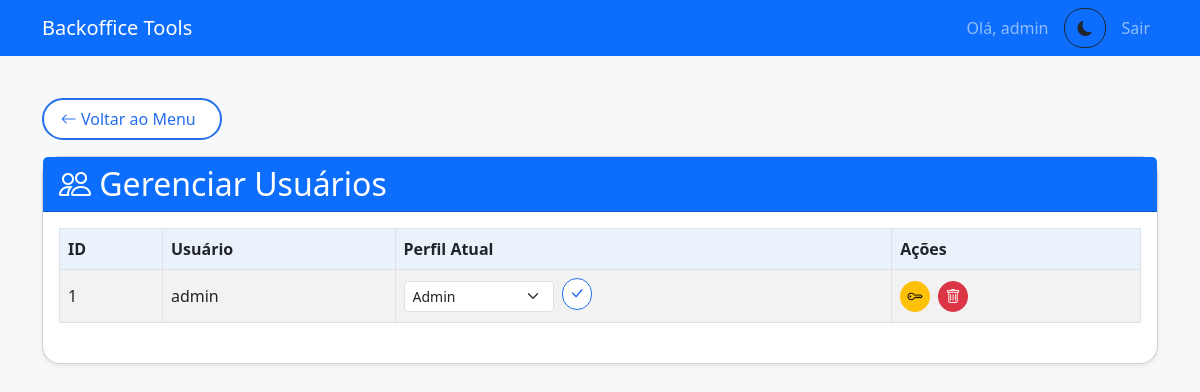
The app's page /manage_users (signed in) with its own data.
### models.py (models this page shows, shortened)
class User(db.Model):
    id = db.Column(db.Integer, primary_key=True)
    username = db.Column(db.String(80), unique=True, nullable=False)
    password_hash = db.Column(db.String(128), nullable=False)
    role_id = db.Column(db.Integer, db.ForeignKey('role.id'), nullable=False)
    role = db.relationship('Role', backref=db.backref('users', lazy=True))

class Role(db.Model):
    id = db.Column(db.Integer, primary_key=True)
    name = db.Column(db.String(80), unique=True, nullable=False)
    can_view_all = db.Column(db.Boolean, default=False)
    can_edit_all = db.Column(db.Boolean, default=False)
    can_upload_all = db.Column(db.Boolean, default=False)
    can_access_pleitos = db.Column(db.Boolean, default=False)
    can_edit_pleitos = db.Column(db.Boolean, default=False)
    can_access_cancelamento = db.Column(db.Boolean, default=False)
    can_access_monitor_juridico = db.Column(db.Boolean, default=False)
    can_edit_monitor_juridico = db.Column(db.Boolean, default=False)
    can_access_sla = db.Column(db.Boolean, default=False)
    can_edit_sla = db.Column(db.Boolean, default=False)
    can_access_correcao_valores = db.Column(db.Boolean, default=False)
    can_edit_correcao_valores = db.Column(db.Boolean, default=False)
    can_access_consulta_cnpj = db.Column(db.Boolean, default=False)
    can_access_logs = db.Column(db.Boolean, default=False)
    can_manage_users = db.Column(db.Boolean, default=False)

### app.py (the view, shortened to what this page needs)
@app.route('/manage_users', methods=['GET', 'POST'])
@permission_required('can_manage_users') # Apenas Admin pode gerenciar usuários
def manage_users():
    users = User.query.options(db.joinedload(User.role)).all() # Carrega usuários com suas roles
    roles = Role.query.all() # Para o dropdown de roles
    return render_template('manage_users.html', users=users, roles=roles)

### app.py (called while the page is built)
def permission_required(permission_name):
    def decorator(f):
        @wraps(f)
        def decorated_function(*args, **kwargs):
            if 'username' not in session:
                flash('Você precisa estar logado para acessar esta funcionalidade.', 'danger')
                return redirect(url_for('login'))
            user = User.query.filter_by(username=session['username']).first()
            if user and hasattr(user.role, permission_name) and getattr(user.role, permission_name):
                return f(*args, **kwargs)
            else:
                flash('Você não tem permissão para realizar esta ação ou acessar esta página.', 'danger')
                return redirect(url_for('menu')) # Ou abort(403)
        return decorated_function
    return decorator

### templates/manage_users.html (shortened to what this page needs)
{% extends "base.html" %}
{% block content %}
<a href="{{ url_for('menu') }}" class="btn btn-outline-primary mb-3">
    <i class="bi bi-arrow-left"></i> Voltar ao Menu
</a>
<div class="card shadow-sm">
    <div class="card-header bg-primary text-white">
        <h2 class="mb-0">
            <i class="bi bi-people"></i> Gerenciar Usuários
        </h2>
    </div>
    <div class="card-body">
        <div class="table-responsive">
            <table class="table table-striped table-bordered align-middle">
                <thead>
                    <tr>
                        <th>ID</th>
                        <th>Usuário</th>
                        <th>Perfil Atual</th>
                        <th>Ações</th>
                    </tr>
                </thead>
                <tbody>
                    {% for user_item in users %}
                    <tr>
                        <td>{{ user_item.id }}</td>
                        <td>{{ user_item.username }}</td>
                        <td>
                            <form action="{{ url_for('manage_users') }}" method="POST" class="d-flex align-items-center">
                                <select name="new_role_id" class="form-select form-select-sm me-2" style="max-width: 150px;">
                                    {% for role_item in roles %}
                                        <option value="{{ role_item.id }}" {% if user_item.role_id == role_item.id %}selected{% endif %}>
                                            {{ role_item.name }}
                                        </option>
                                    {% endfor %}
                                </select>
                                <button type="submit" class="btn btn-outline-primary btn-sm" title="Alterar Perfil">
                                    <i class="bi bi-check-lg"></i>
                                </button>
                            </form>
                        </td>
                        <td>
                            <form action="{{ url_for('manage_users') }}" method="POST" class="d-inline-block me-1">
                                <button type="submit" class="btn btn-warning btn-sm" title="Redefinir Senha">
                                    <i class="bi bi-key"></i>
                                </button>
                            </form>
                            <button type="button" class="btn btn-danger btn-sm" title="Excluir Usuário"
                                data-bs-toggle="modal" data-bs-target="#confirmDeleteModal"
                                data-user-id="{{ user_item.id }}"
                                data-username="{{ user_item.username }}">
                                <i class="bi bi-trash"></i>
                            </button>
                        </td>
                    </tr>
                    {% endfor %}
                </tbody>
            </table>
        </div>
    </div>
</div>
{% endblock %}

### static/styles.css (style rules this page uses)
body { background-color: #f6f8fa; font-family: 'Segoe UI', Arial, sans-serif; }
.card { border-radius: 18px; box-shadow: 0 2px 12px rgba(50, 60, 100, 0.07); }
.card-header { border-radius: 18px 18px 0 0; font-size: 1.15rem; font-weight: 500; }
.table thead th { background-color: #eaf2fb; font-size: 1rem; }
.table td, .table th { vertical-align: middle; }
.btn, .btn-primary, .btn-outline-primary, .btn-outline-info, .btn-outline-success, .btn-outline-warning, .btn-outline-secondary { border-radius: 1.2rem !important; font-weight: 500; font-size: 0.97rem; transition: background 0.18s; box-shadow: none !important; }
.btn-primary, .btn-outline-primary { background-color: #246dec; border-color: #246dec; color: #fff !important; }
.btn-sm { padding: 0.22rem 0.75rem; font-size: 0.94rem; border-radius: 1.2rem; }
a.btn-outline-primary.mb-3 { font-size: 1rem; padding: 0.44rem 1.5rem 0.44rem 1.05rem; border-radius: 1.7rem !important; margin-bottom: 1.3rem; margin-top: 1.1rem; background: #fff; font-weight: 500; border: 2px solid #246dec; color: #246dec !important; transition: background 0.13s, color 0.13s; }
.btn-edit-feriados, #btnFeriados, .btn-modal, .btn-outline-primary { background: #fff; color: #246dec !important; border: 1.5px solid #246dec; border-radius: 1.2rem !important; font-weight: 500; padding: 0.3rem 1.1rem; font-size: 0.97rem; margin-bottom: 0.3em; transition: background .15s, color .15s; }
.table-responsive { padding-bottom: 0.5em; }
.btn-outline-primary, .btn-primary, .btn-warning, .btn-success, .btn-secondary { min-width: 120px; }
.table .btn { min-width: 28px; padding: 0.2rem 0.4rem; }

### templates/base.html (style rules this page uses)
:root { --bg-light: #f8f9fa; --text-light: #212529; --card-light: #ffffff; --primary-light: #0d6efd; --secondary-light: #6c757d; --bg-dark: #121212; --text-dark: #e0e0e0; --card-dark: #1e1e1e; --primary-dark: #1a4b8c; --secondary-dark: #495057; }

### records on screen
User: id "1", username "admin", new_role_id "Admin"

### other values on screen
{{ session['username'] }} "admin"
